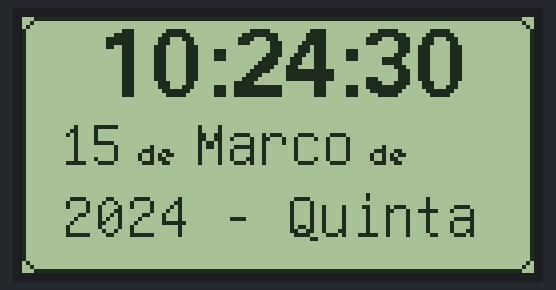
The sketch below on a simulated Arduino Uno, built with avr-gcc and run on an emulated ATmega328P. On the bench: 128×64 one-colour display. The local clock reads 2024-03-15 10:24:30 at power-on unless the sketch sets it; what the sketch prints to the serial monitor is not drawn.

Above: at 0.6 s.
At 3.8 s:
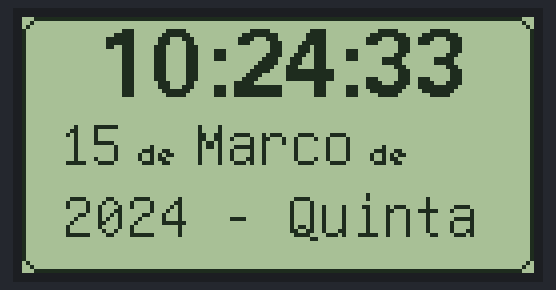
At 6.9 s:
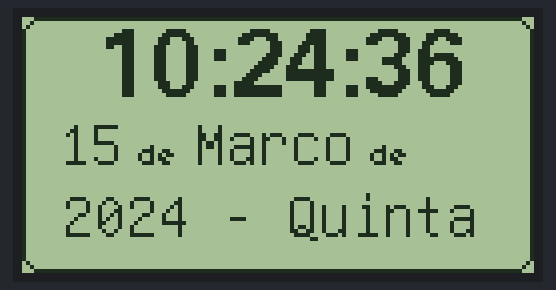
At 13.3 s:
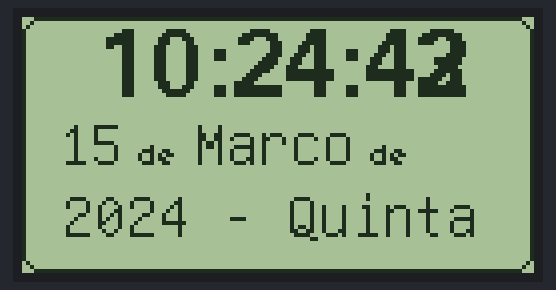
At 25.6 s:
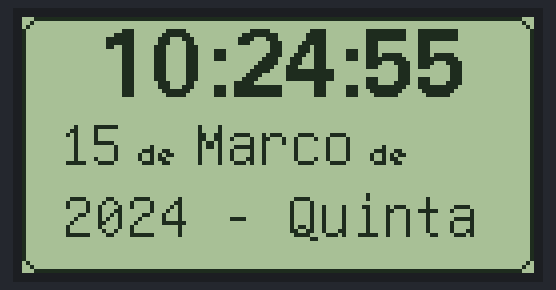
At 39.4 s:
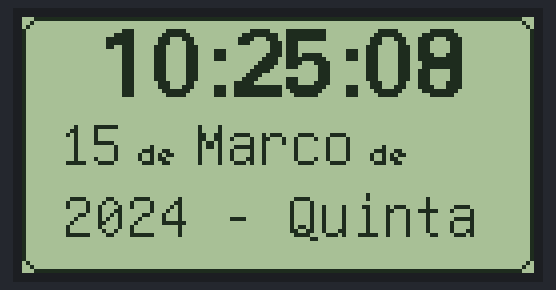

Measured:
- what the display in image 0 shows lasts 1.1 s, from 0.5 s to 1.6 s
- what the display in image 1 shows lasts 0.5 s, from 3.7 s to 4.2 s

The sketch:

Exemplo_Relogio_com_RTC_DS3231_e_Display_128x64_ST7920.ino
```cpp
   #include <DS3231.h>
   #include <Wire.h>
   #include "U8glib.h"

   DS3231 Clock;
   bool Century=false;
   bool h12;
   bool PM;
   byte ADay, AHour, AMinute, ASecond, ABits;
   bool ADy, A12h, Apm;

   byte year, month, date, DoW, hour, minute, second;

   U8GLIB_ST7920_128X64_1X u8g(6, 5, 4 ,7);
   int display = 1;

   void setup()
   {
    Wire.begin();
    Serial.begin(9600);

    if ( u8g.getMode() == U8G_MODE_R3G3B2 )
    u8g.setColorIndex(255);
    else if ( u8g.getMode() == U8G_MODE_GRAY2BIT )
    u8g.setColorIndex(1);
    else if ( u8g.getMode() == U8G_MODE_BW )
    u8g.setColorIndex(1);

        /* As linhas abaixo servem para acertar o modulo DS3231
        Para acertar, retire as barras e carregue o programa
        depois recoloque as barras novamente. */

        //Clock.setSecond(30);  // Insira os Segundos
        //Clock.setMinute(24); // Insira os Minutos
        //Clock.setHour(17);     // Insira a Hora
        //Clock.setDoW(4);      // Insira o Dia da da semana dom=1
        //Clock.setDate(16);  // Insira o Dia do Mês
        //Clock.setMonth(12); // Insira o Mês
        //Clock.setYear(15);    // Insira somente os dois ultimos digitos do Ano
    }

   void ReadDS3231() {

   int second,minute,hour,date,month,year,temperature;
   second=Clock.getSecond();
   minute=Clock.getMinute();
   hour=Clock.getHour(h12, PM);
   date=Clock.getDate();
   month=Clock.getMonth(Century);
   year=Clock.getYear();

  if(date<10)
  { Serial.print("0"); }
  Serial.print(date,DEC);
  Serial.print(" de ");
  if(month==1)
  { Serial.print("Janeiro"); }
  if(month==2)
  { Serial.print("Fevereiro"); }
  if(month==3)
  { Serial.print("Marco"); }
  if(month==4)
  { Serial.print("Abril"); }
  if(month==5)
  { Serial.print("Maio"); }
  if(month==6)
  { Serial.print("Junho"); }
  if(month==7)
  { Serial.print("Julho"); }
  if(month==8)
  { Serial.print("Agosto"); }
  if(month==9)
  { Serial.print("Setembro"); }
  if(month==10)
  { Serial.print("Outubro"); }
  if(month==11)
  { Serial.print("Novembro"); }
  if(month==12)
  { Serial.print("Dezembro"); }
  Serial.print(" de ");
  Serial.print("20");
  Serial.print(year,DEC);

  Serial.print(' ');
  Serial.print('\n');
  if(hour<10)
  { Serial.print("0"); }
  Serial.print(hour,DEC);
  Serial.print(':');
  if(minute<10)
  { Serial.print("0"); }
  Serial.print(minute,DEC);
  Serial.print(':');
  if(second<10)
  { Serial.print("0"); }
  Serial.print(second,DEC);
  Serial.print('\n');

  if(Clock.getDoW()==1)
  { Serial.print("Dom"); }
  if(Clock.getDoW()==2)
  { Serial.print("Seg"); }
  if(Clock.getDoW()==3)
  { Serial.print("Ter"); }
  if(Clock.getDoW()==4)
  { Serial.print("Qua"); }
  if(Clock.getDoW()==5)
  { Serial.print("Qui"); }
  if(Clock.getDoW()==6)
  { Serial.print("Sex"); }
  if(Clock.getDoW()==7)
  { Serial.print("Sab"); }

  Serial.print('\n');
  Serial.print('\n');
   }

  void u8g_Tela1()
  {
  int second,minute,hour,date,month,year,temperature;
  second=Clock.getSecond();
  minute=Clock.getMinute();
  hour=Clock.getHour(h12, PM);
  date=Clock.getDate();
  month=Clock.getMonth(Century);
  year=Clock.getYear();

  u8g.drawRFrame(0,0,128,64,5);
  u8g.setFont(u8g_font_fub17);
  u8g.setPrintPos(19, 20);
  if (hour < 10)
  { u8g.print("0"); }
  //u8g.setPrintPos(40, 15);
  u8g.print(hour);
  u8g.print(":");
  if (minute < 10)
  { u8g.print("0"); }
    u8g.print(minute);
  u8g.print(":");
  if (second < 10)
  { u8g.print("0"); }
  u8g.print(second);

  u8g.setFont(u8g_font_unifont);
  u8g.setPrintPos(9, 37);
  if (date < 10)
  { u8g.print("0"); }
  //u8g.setPrintPos(40, 15);
  u8g.print(date);
  u8g.setFont(u8g_font_04b_03);
  u8g.print(" de ");
  u8g.setFont(u8g_font_unifont);
  if(month==1)
  { u8g.print("Janeiro"); }
  if(month==2)
  { u8g.print("Fevereiro"); }
  if(month==3)
  { u8g.print("Marco"); }
  if(month==4)
  { u8g.print("Abril"); }
  if(month==5)
  { u8g.print("Maio"); }
  if(month==6)
  { u8g.print("Junho"); }
  if(month==7)
  { u8g.print("Julho"); }
  if(month==8)
  { u8g.print("Agosto"); }
  if(month==9)
  { u8g.print("Setembro"); }
  if(month==10)
  { u8g.print("Outubro"); }
  if(month==11)
  { u8g.print("Novembro"); }
  if(month==12)
  { u8g.print("Dezembro"); }
  u8g.setFont(u8g_font_04b_03);
  u8g.print(" de");

  u8g.setFont(u8g_font_unifont);
  u8g.setPrintPos(10, 55);
  u8g.print("20");
  u8g.print(year);
  u8g.print(" - ");
  if(Clock.getDoW()==1)
  { u8g.print("Domingo"); }
  if(Clock.getDoW()==2)
  { u8g.print("Segunda"); }
  if(Clock.getDoW()==3)
  { u8g.print("Terca"); }
  if(Clock.getDoW()==4)
  { u8g.print("Quarta"); }
  if(Clock.getDoW()==5)
  { u8g.print("Quinta"); }
  if(Clock.getDoW()==6)
  { u8g.print("Sexta"); }
  if(Clock.getDoW()==7)
  { u8g.print("Sabado"); }
  }

  void loop()
  {
  ReadDS3231();
  u8g.firstPage();
  do
  u8g_Tela1();
  while( u8g.nextPage() );
  }
```
